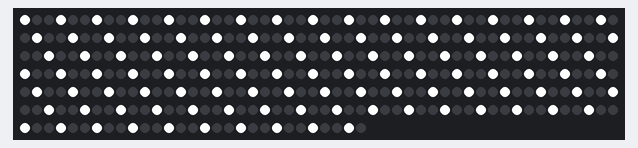
The program below on a simulated Raspberry Pi (BCM pin numbers). Parts: 329 RGB LEDs in strip order, left to right, continuing on the next row. What the program prints to the terminal is not drawn.

Above: at 0.14 s.
At 0.66 s:
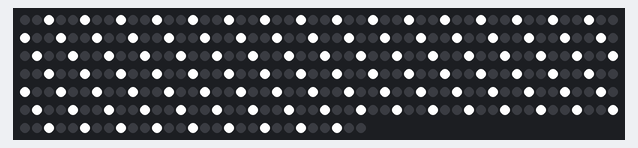

The program:

flashing.py
```python
#!/usr/bin/env python3
# An implementation using the rpi_ws281x library.
# Based on examples provided by: https://github.com/jgarff/rpi_ws281x

import time
from rpi_ws281x import *
import argparse

# LED strip configuration:
LED_COUNT      = 329     # Number of LED pixels.
LED_PIN        = 18      # GPIO pin connected to the pixels (18 uses PWM!).
LED_FREQ_HZ    = 800000  # LED signal frequency in hertz (usually 800khz)
LED_DMA        = 10      # DMA channel to use for generating signal (try 10)
LED_BRIGHTNESS = 255     # Set to 0 for darkest and 255 for brightest
LED_INVERT     = False   # True to invert the signal (when using NPN transistor level shift)
LED_CHANNEL    = 0       # set to '1' for GPIOs 13, 19, 41, 45 or 53

def flashEveryN(strip, color, n=3, wait_ms=50, iterations=10):
    """Flash every Nth LED."""
    for iteration in range(iterations):
        for frame in range(n):
            for pixel in range(0, strip.numPixels(), n):
                strip.setPixelColor(pixel+frame, color)
            strip.show()
            time.sleep(wait_ms/1000.0)
            for pixel in range(0, strip.numPixels(), n):
                strip.setPixelColor(pixel+frame, 0)

# Every 3rd LED flashing white
if __name__ == '__main__':
    parser = argparse.ArgumentParser()
    parser.add_argument('-c', '--clear', action='store_true', help='clear the display on exit')
    args = parser.parse_args()
    strip = Adafruit_NeoPixel(LED_COUNT, LED_PIN, LED_FREQ_HZ, LED_DMA, LED_INVERT, LED_BRIGHTNESS, LED_CHANNEL)
    strip.begin()

    print ('Press Ctrl-C to quit.')

    try:
        while True:
            flashEveryN(strip, Color(255, 255, 255), 3, 250)

    except KeyboardInterrupt:
        for pixel in range(0, strip.numPixels()):
            strip.setPixelColor(pixel, 0)
            strip.show()
```
